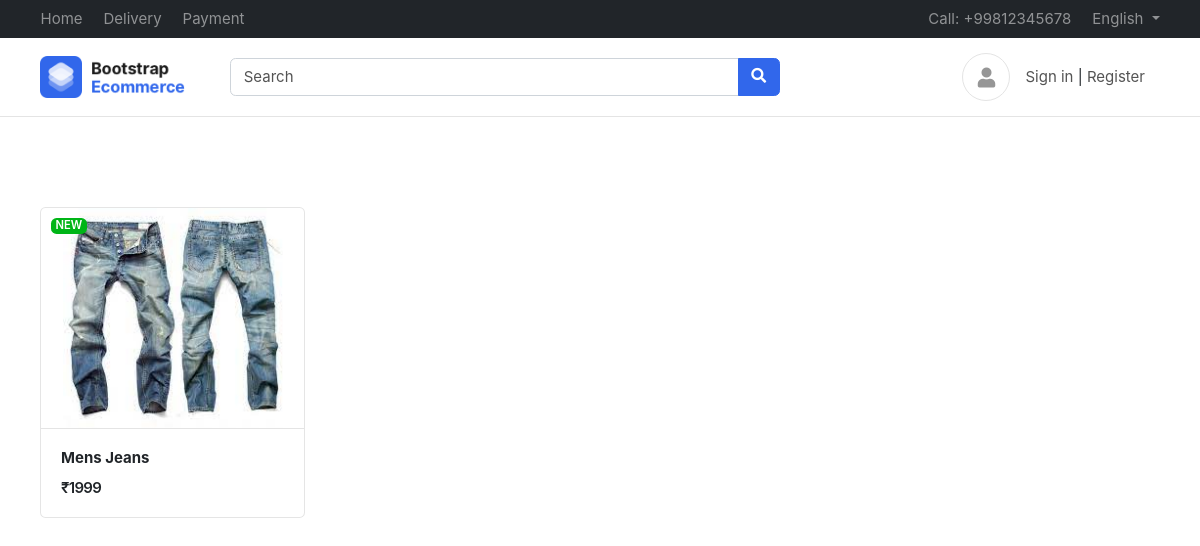
The page / on the database its author committed.
### products/models.py (models this page shows, shortened)
class Product(BaseModel):
    product_name = models.CharField(max_length=100)
    slug = models.SlugField(unique=True, null=True, blank=True)
    category = models.ForeignKey(Category, on_delete=models.CASCADE, related_name="products")
    price = models.IntegerField()
    product_description = models.TextField()
    color_variant = models.ManyToManyField(ColorVariant, blank=True)
    size_variant = models.ManyToManyField(SizeVariant, blank=True)

class ProductImage(BaseModel):
    product = models.ForeignKey(Product, on_delete=models.CASCADE, related_name="product_images")
    image = models.ImageField(upload_to="product")

### home/views.py (the view)
# urls.py: path('', index , name='index'),
def index(request):
    context = {'products': Product.objects.all()}
    return render(request, 'home/index.html', context)

### templates/home/index.html
{% extends 'base/base.html' %}
{% block start %}
<div class="container mt-5 pt-5">
    <div class="row">
        {% for product in products %}
        <div class="col-md-3">
            <figure class="card card-product-grid">
                <div class="img-wrap">
                    <span class="topbar">
                        <span class="badge badge-success"> NEW </span>
                    </span>
                    <img src="/media/{{product.product_images.first.image}}">
                </div>
                <figcaption class="info-wrap border-top">
                    <a href="{% url 'get_products' product.slug %}" class="title"> <b>{{product.product_name}}</b> </a>
                        <div class="price-wrap mt-2">
                            <span class="price">₹{{product.price}}</span>
                        </div>
                </figcaption>
            </figure>
        </div>
        {% endfor %}
    </div>
    </div>
{% endblock  %}

### public/static/css/ui.css (style rules this page uses)
html { font-family: 'Inter', sans-serif; font-size: 15px; }
.img-wrap { text-align: center; display: block; }
.img-wrap img { max-width: 100%; }
.price-wrap { letter-spacing: -0.7px; }
figure { margin-bottom: 0; }
.card .title { color: #212529; }
[class*='card-product'] a.title { color: #212529; display: block; }
[class*='card-product'] .badge { top: 10px; left: 10px; position: absolute; }
[class*='card-product'] .img-wrap { overflow: hidden; position: relative; }
[class*='card-product'] .img-wrap img { height: 100%; max-width: 100%; width: auto; display: inline-block; object-fit: cover; }
.card-product-grid { margin-bottom: 20px; }
.card-product-grid .img-wrap { border-radius: 0.2rem 0.2rem 0 0; height: 220px; }
.card-product-grid .info-wrap { overflow: hidden; padding: 18px 20px; }
.card-product-grid .topbar { position: absolute; top: 0; width: 100%; z-index: 10; left: 0; text-align: initial; padding: 10px 15px; }
.card .img-wrap { overflow: hidden; }
.price { font-weight: 600; color: #212529; }

### rows shown on the page
Product: product_images.first.image (picture), product_name "Mens Jeans", price "1999"
